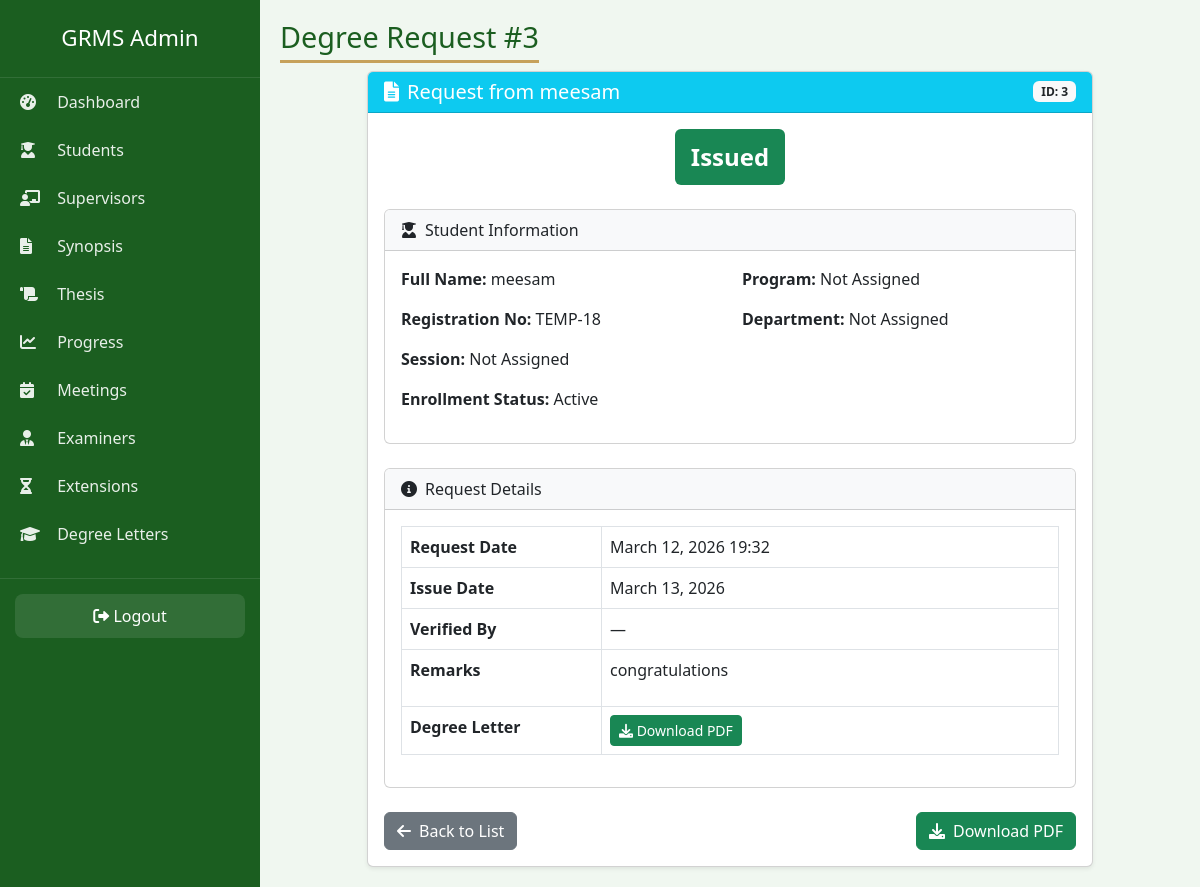
The app's page /admin-panel-2026-secure/degree/3/ (signed in) with its own data.
### accounts/models.py (models this page shows, shortened)
class DegreeLetter(models.Model):
    VERIFICATION_STATUS = (
        ('Pending', 'Pending Verification'),
        ('Verified', 'Verified'),
        ('Rejected', 'Rejected'),
        ('Issued', 'Issued'),
    )
    student = models.ForeignKey(Student, on_delete=models.CASCADE, related_name='degree_letters')
    request_date = models.DateTimeField(auto_now_add=True)
    verification_status = models.CharField(max_length=20, choices=VERIFICATION_STATUS, default='Pending')
    issue_date = models.DateField(blank=True, null=True)
    letter_file = models.FileField(upload_to='degree_letters/', blank=True, null=True)
    verified_by = models.ForeignKey(Supervisor, on_delete=models.SET_NULL, null=True, blank=True)
    remarks = models.TextField(blank=True, null=True)

class Student(models.Model):
    ENROLLMENT_STATUS = (
        ('Active', 'Active'),
        ('Inactive', 'Inactive'),
        ('Completed', 'Completed'),
        ('Withdrawn', 'Withdrawn'),
    )
    user = models.OneToOneField(User, on_delete=models.CASCADE, related_name='student_profile')
    registration_no = models.CharField(max_length=30, unique=True)
    department = models.CharField(max_length=100)
    session = models.CharField(max_length=20)
    program = models.CharField(max_length=50)
    enrollment_status = models.CharField(max_length=20, choices=ENROLLMENT_STATUS, default='Active')
    admission_date = models.DateField(default=timezone.now)
    supervisor = models.ForeignKey('Supervisor', on_delete=models.SET_NULL, null=True, blank=True, related_name='students')

### accounts/views.py (the view)
# urls.py: path('admin-panel-2026-secure/degree/<int:pk>/', views.admin_degree_detail, name='admin_degree_detail'),
@login_required
@user_passes_test(is_admin)
def admin_degree_detail(request, pk):
    degree = get_object_or_404(DegreeLetter, pk=pk)
    return render(request, 'admin/degree/detail.html', {'degree': degree})

### accounts/views.py (called while the page is built)
def is_admin(user):
    return user.is_superuser or user.groups.filter(name='Admin').exists()

### templates/admin/degree/detail.html (shortened to what this page needs)
{% extends 'admin/base.html' %}
{% load static %}
{% block page_title %}Degree Request #{{ degree.id }}{% endblock %}
{% block content %}
<div class="container-fluid">
    <div class="row justify-content-center">
        <div class="col-lg-10">
            <div class="card shadow-sm">
                <div class="card-header bg-info text-white d-flex justify-content-between align-items-center">
                    <h5 class="mb-0"><i class="fas fa-file-alt me-2"></i>Request from {{ degree.student.user.get_full_name }}</h5>
                    <span class="badge bg-light text-dark">ID: {{ degree.id }}</span>
                </div>
                <div class="card-body">
                    <div class="text-center mb-4">
                        <span class="badge fs-4 p-3
                            {% if degree.verification_status == 'Issued' %}bg-success
                            {% elif degree.verification_status == 'Verified' %}bg-info
                            {% elif degree.verification_status == 'Rejected' %}bg-danger
                            {% else %}bg-warning text-dark{% endif %}">
                            {{ degree.get_verification_status_display }}
                        </span>
                    </div>
                    <div class="card mb-4">
                        <div class="card-header bg-light">
                            <i class="fas fa-user-graduate me-2"></i>Student Information
                        </div>
                        <div class="card-body">
                            <div class="row">
                                <div class="col-md-6">
                                    <p><strong>Full Name:</strong> {{ degree.student.user.get_full_name }}</p>
                                    <p><strong>Registration No:</strong> {{ degree.student.registration_no }}</p>
                                </div>
                                <div class="col-md-6">
                                    <p><strong>Program:</strong> {{ degree.student.program }}</p>
                                    <p><strong>Department:</strong> {{ degree.student.department }}</p>
                                </div>
                                <div class="col-md-6">
                                    <p><strong>Session:</strong> {{ degree.student.session }}</p>
                                    <p><strong>Enrollment Status:</strong> {{ degree.student.get_enrollment_status_display }}</p>
                                </div>
                            </div>
                        </div>
                    </div>
                    <div class="card mb-4">
                        <div class="card-header bg-light">
                            <i class="fas fa-info-circle me-2"></i>Request Details
                        </div>
                        <div class="card-body">
                            <table class="table table-bordered">
                                <tr>
                                    <th style="width: 200px;">Request Date</th>
                                    <td>{{ degree.request_date|date:"F d, Y H:i" }}</td>
                                </tr>
                                <tr>
                                    <th>Issue Date</th>
                                    <td>{{ degree.issue_date|date:"F d, Y"|default:"—" }}</td>
                                </tr>
                                <tr>
                                    <th>Verified By</th>
                                    <td>{{ degree.verified_by.user.get_full_name|default:"—" }}</td>
                                </tr>
                                <tr>
                                    <th>Remarks</th>
                                    <td>{{ degree.remarks|linebreaks|default:"—" }}</td>
                                </tr>
                                <tr>
                                    <th>Degree Letter</th>
                                    <td>
                                        {% if degree.letter_file %}
                                            <a href="{{ degree.letter_file.url }}" class="btn btn-sm btn-success" download>
                                                <i class="fas fa-download"></i> Download PDF
                                            </a>
                                        {% else %}
                                            <span class="text-muted">Not yet issued</span>
                                        {% endif %}
                                    </td>
                                </tr>
                            </table>
                        </div>
                    </div>
                    <div class="d-flex justify-content-between flex-wrap gap-2">
                        <a href="{% url 'admin_degree_list' %}" class="btn btn-secondary">
                            <i class="fas fa-arrow-left me-2"></i>Back to List
                        </a>
                        <div>
                            {% if degree.letter_file %}
                                <a href="{{ degree.letter_file.url }}" class="btn btn-success" download>
                                    <i class="fas fa-download me-2"></i>Download PDF
                                </a>
                            {% endif %}
                        </div>
                    </div>
                </div>
            </div>
        </div>
    </div>
</div>
{% endblock %}

### templates/admin/base.html (style rules this page uses)
* { margin:0;padding:0;box-sizing:border-box; }
body { background:#f0f7f0;font-family:'Segoe UI',sans-serif; }

### records on screen
DegreeLetter: id "3", student.user.get_full_name "meesam", verification_status "Issued", student.registration_no "TEMP-18", student.program "Not Assigned", student.department "Not Assigned", student.session "Not Assigned", student.enrollment_status "Active", request_date "March 12, 2026 19:32", issue_date "March 13, 2026", verified_by.user.get_full_name "—", remarks "congratulations"
